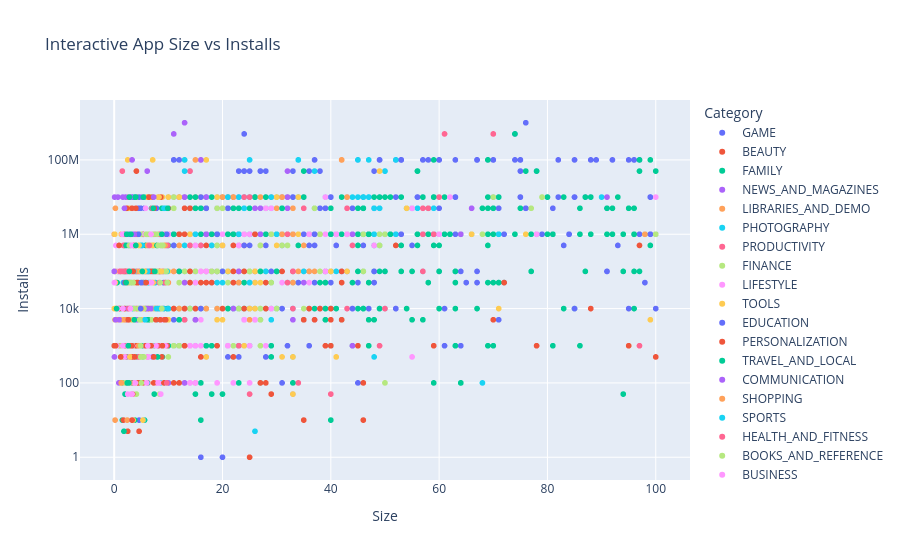

Write notebook code for a chart like this one.
### Code cell
import plotly.express as px

plot_data = size_data.sample(
    n=min(2000, len(size_data)),
    random_state=42
)

fig = px.scatter(
    plot_data,
    x="Size",
    y="Installs",
    color="Category",
    hover_name="App",
    log_y=True,
    title="Interactive App Size vs Installs"
)

fig.show()

fig.write_html("Outputs/interactive_size_vs_installs.html")
